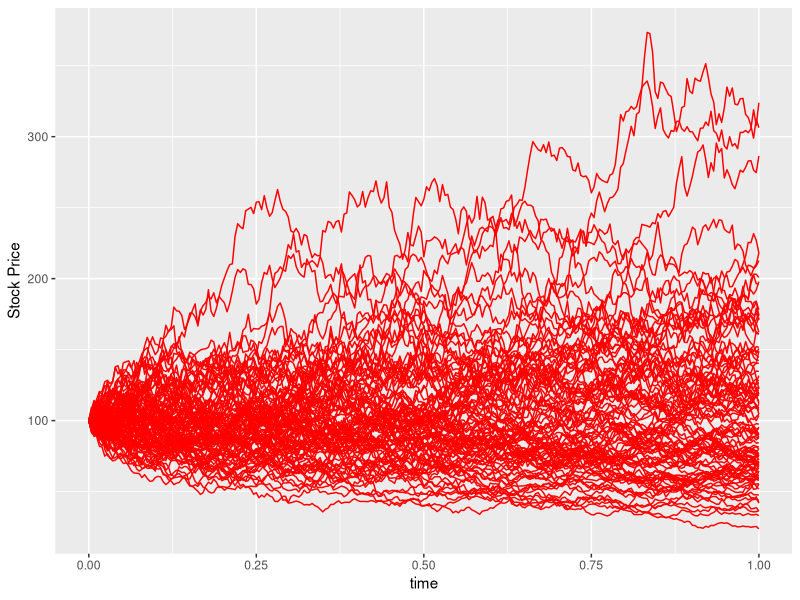
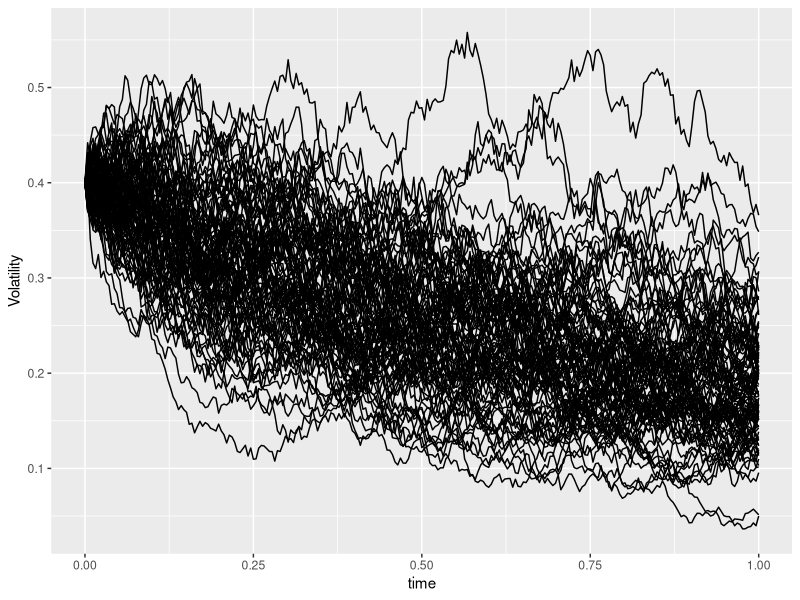
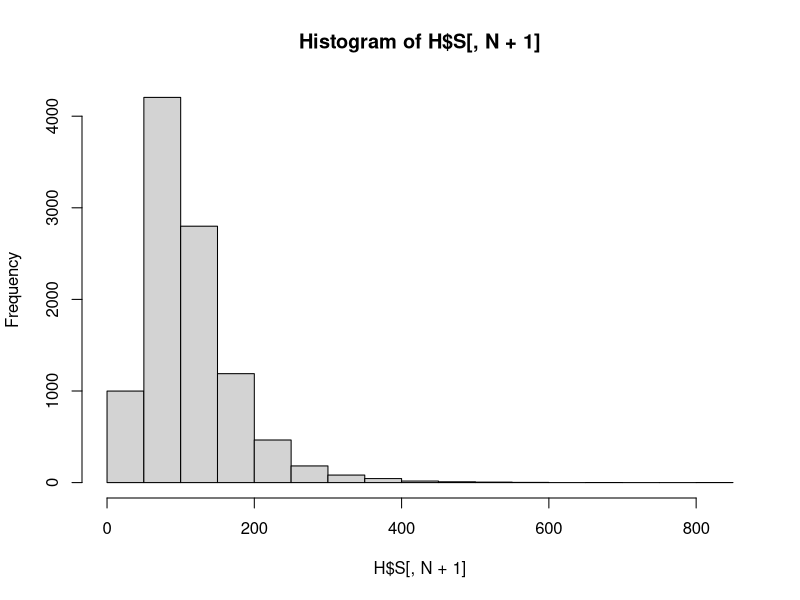

Source code (R) for these figures, in order:
rm(list=ls())
# Stochastic Volatility Model
#  Heston's model
# This model assumes random volatility
# and returns the stochastic volatility and stock price of each simulated path
myHeston <- function(M,N,t,mu,alpha,b,volvol,S0,V0){ 
    dt <- t/N
    sqdt <- sqrt(dt)
    S <- V <- matrix(NA,ncol=N+1,nrow=M)
    S[,1] <- S0
    V[,1] <- V0
    for (i in 1:N){
      Z1 <- matrix(rnorm(M),ncol=1) 
      Z2 <- matrix(rnorm(M),ncol=1)
      S[,i+1] <- S[,i] + mu*S[,i]*dt + sqrt(V[,i])*S[,i]*sqdt*Z1
      V[,i+1] <- V[,i] + alpha*(b - V[,i])*dt + volvol*sqrt(V[,i])*sqdt*Z2
    }
    out <- list("S"=S,"V"=V) 
    return(out)
}
# parameters:
M <- 10000
N <- 252
t <- 1
mu <- 0.1 
alpha <- 2
b <- 0.16 
volvol <-0.3 
V0 <- 0.4
S0 <- 100
H <- myHeston(M,N,t,mu,alpha,b,volvol,S0,V0)

time <- as.matrix(seq(0,t,length=N+1),ncol=1) 
S1 <- t(H$S)
V1 <- t(H$V)
df1 <- as.data.frame(cbind(time,S1))
df2 <- as.data.frame(cbind(time,V1))
# Plot some paths:
mP <- 100 #limit the number of paths being plotted 
Anames <- rep("",mP)
for (i in 1:mP){
  Anames[i] <- paste("A",i,sep="") 
}
names(df1) <- c("time", Anames)
names(df2) <- c("time", Anames)

# This creates a new data frame with columns x, variable and value 
# x is the id, variable holds each of our timeseries designation 
library("reshape")
library("ggplot2")
df1.melted <- melt(df1[,c(1:mP)], id = "time")
df2.melted <- melt(df2[,c(1:mP)], id = "time")
plot.stocks <- ggplot() +
  geom_line(data = df1.melted, aes(x = time, y = value, factor=variable),color="red") + xlab('time') +
  ylab('Stock Price')

print(plot.stocks)


plot.vol <- ggplot() +
  geom_line(data = df2.melted, aes(x = time, y = value, factor=variable),color="black") + xlab('time') +
  ylab('Volatility')




print(plot.vol)

hist(H$S[,N+1])
mean(H$S[,N+1])
